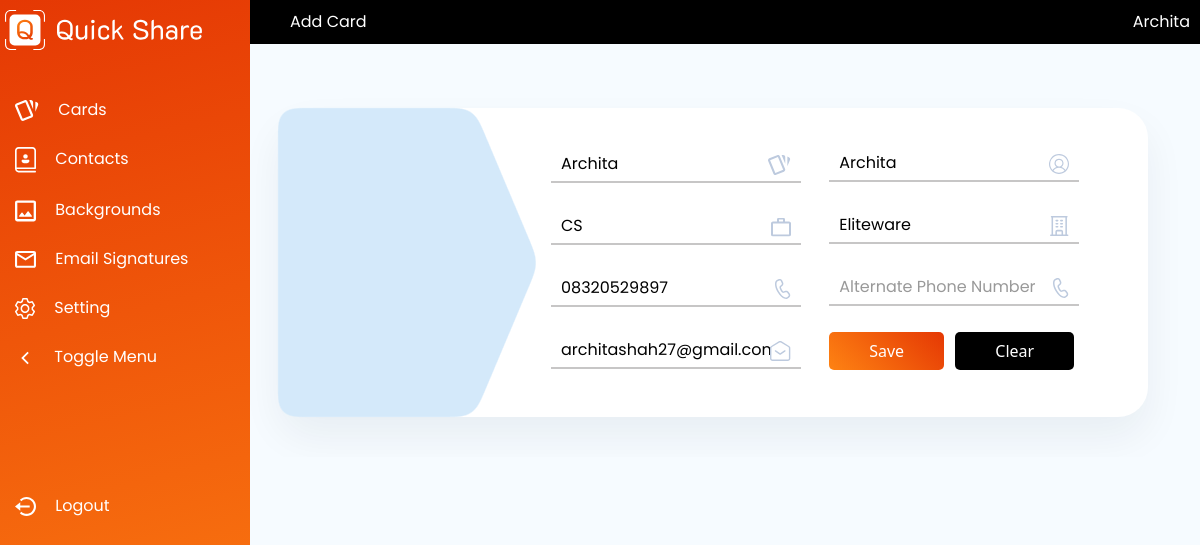
The page /update/14 (signed in) on the database as committed earlier.
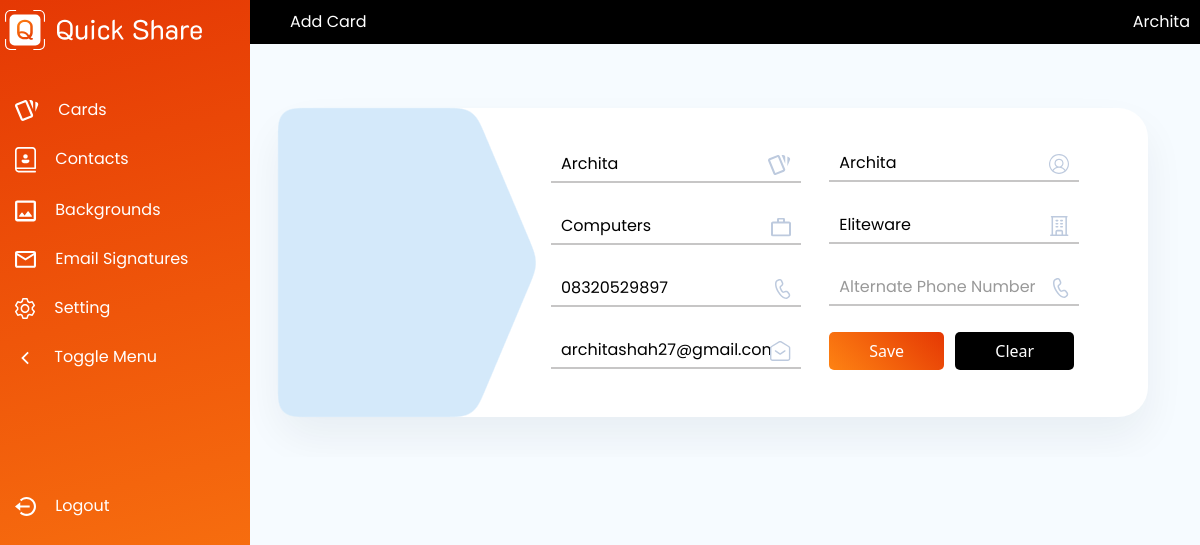
The same page on the database as committed later.
### cardapp/models.py (models this page shows)
class CardData(models.Model):
    username=models.CharField(max_length=200,blank=True)
    fullname=models.CharField(max_length=200,blank=True)
    title=models.CharField(blank=True,max_length=50)
    department=models.CharField(blank=True,max_length=50)
    company=models.CharField(blank=True,max_length=100)
    phone = models.CharField(null=False, blank=False, unique=True,max_length=11)
    upload = models.FileField(blank=True,upload_to ='uploads',null=True)
    email=models.EmailField(blank=False,max_length = 254,null=False)
    cardname =models.CharField(max_length=100,blank=True)
    qr_code = models.URLField(blank=True, null=True)
    alternatephone= models.CharField(null=True,  max_length=11,blank=True)

### cardapp/views.py (the view)
# urls.py: path("update/<int:id>",views.update,name="update"),
@login_required
@never_cache
def update(request, id):
    mp.track(request.user.id, 'Update Card Page')
    card_data = CardData.objects.get(id=id)
    print(card_data)
    if request.method == 'POST':
        fullname = request.POST.get('fullname')
        cardname = request.POST.get('cardname')
        department = request.POST.get('department')
        company = request.POST.get('company')
        phone = request.POST.get('phone')
        alternatephone = request.POST.get('alternatephone')
        email = request.POST.get('email')
        upload = request.FILES.get('upload')
        card_data.fullname = fullname
        card_data.cardname = cardname
        card_data.department = department
        card_data.company = company
        card_data.phone = phone
        card_data.alternatephone = alternatephone
        card_data.email = email
        if upload:
            card_data.upload = upload
        card_data.save()
        card_data.save()
        messages.success(request, 'Updated Successfully!')
        return redirect("main:form")
    else:
        context = {
            'card_data': card_data
        }
        return render(request, 'addcard.html', context)

### cardapp/templates/addcard.html (shortened to what the changed rows need)
{% load static %}
<!DOCTYPE html>
<html lang="en">
<head>
  <link href="https://cdn.jsdelivr.net/npm/bootstrap@5.3.0-alpha1/dist/css/bootstrap.min.css" rel="stylesheet"
>
  <link rel="stylesheet" href="{% static 'css/styles.css' %}">
</head>
<body>
  <main>
    <section class="content">
      <form method="POST" enctype="multipart/form-data">
        <div class="container-fluid p-3">
          <div class="row form-container">
            <div class="col-md-9">
              <div class="row pt-3 pb-3">
                <div class="col-md-5">
                  <div>
                    <div class="position-relative mb-1">
                      <input type="text" id="card" name="cardname" placeholder="Card name" maxlength="32"
                        class="textbox" value="{{card_data.cardname}}">
                      <img src="{% static 'images/card_add.svg' %}" alt="cardname">
                    </div>
                    <div class="position-relative mb-1">
                      <input type="text" id="department" name="department" placeholder="Department" maxlength="32"
                        class="textbox" value="{{card_data.department}}">
                      <img src="{% static 'images/department_add.svg' %}" alt="department">
                    </div>
                    <div class="position-relative mb-1">
                      <input type="text" id="phone" name="phone" placeholder="Phone" maxlength="32" class="textbox"
                        value="{{card_data.phone}}">
                      <img src="{% static 'images/phone_add.svg' %}" alt="phone">
                    </div>
                    <div class="position-relative mb-1">
                      <input type="text" id="email" name="email" placeholder="Email" maxlength="32" class="textbox"
                        value="{{card_data.email}}">
                      <img src="{% static 'images/email_add.svg' %}" alt="email">
                    </div>
                  </div>
                </div>
                <div class="col-md-5">
                  <div class="position-relative mb-1">
                    <input type="text" id="fullname" name="fullname" placeholder="Full name" maxlength="32"
                      class="textbox" value="{{card_data.fullname}}">
                    <img src="{% static 'images/username.svg' %}" alt="fullname">
                  </div>
                  <div class="position-relative mb-1">
                    <input type="text" id="company" name="company" placeholder="Company" maxlength="32" class="textbox"
                      value="{{card_data.company}}">
                    <img src="{% static 'images/comapny_add.svg' %}" alt="company">
                  </div>
                </div>
              </div>
            </div>
          </div>
        </div>
      </form>
    </section>
  </main>
</body>
</html>

Rows that differ between the two databases and show on the page:
changed CardData "Archita": department "CS" → "Computers"
